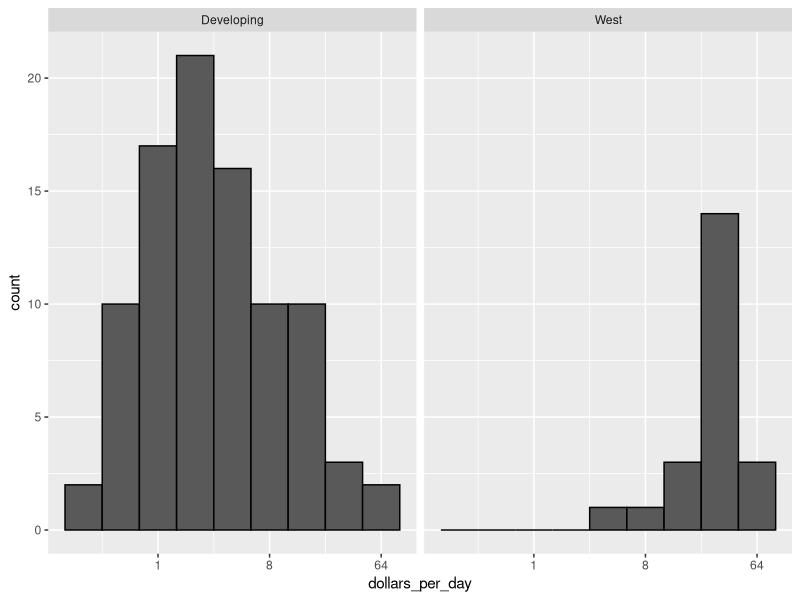
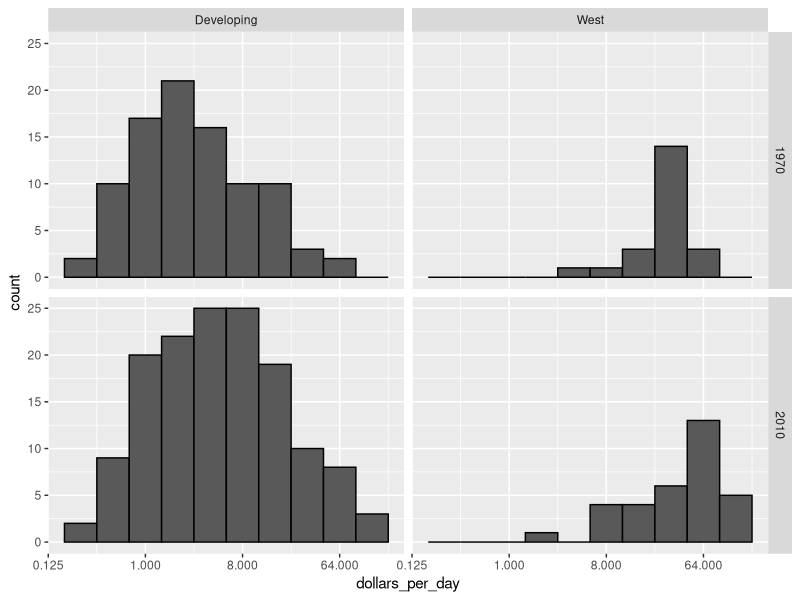
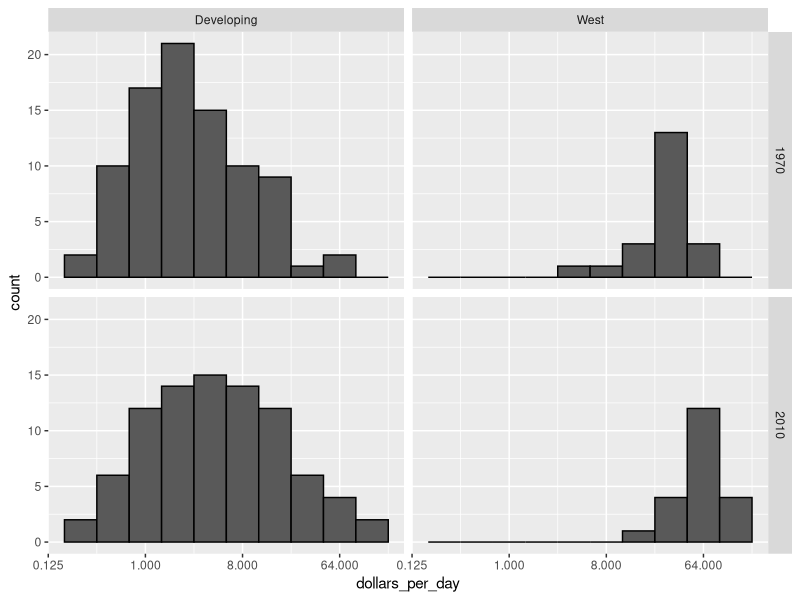
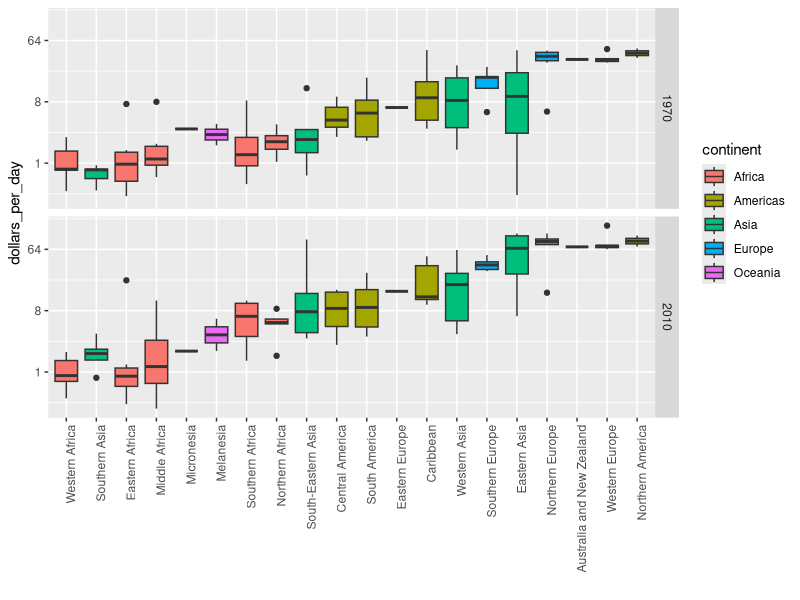
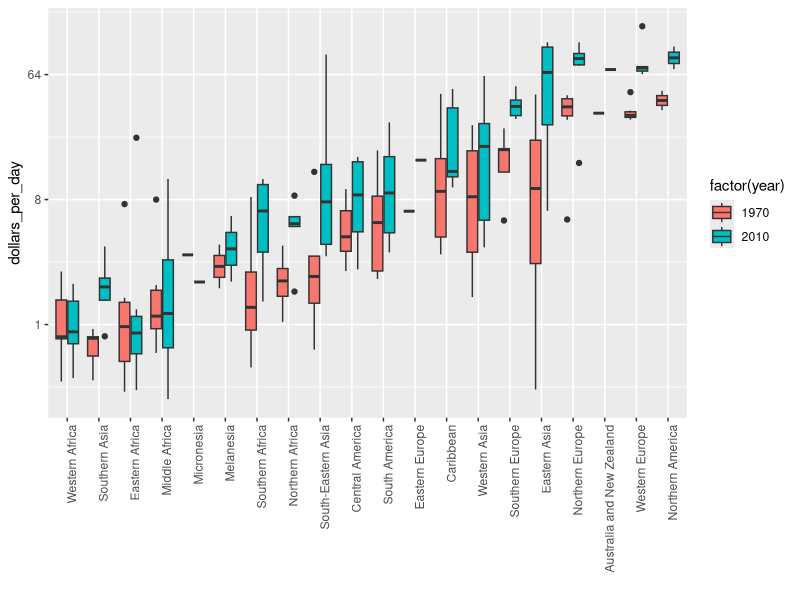
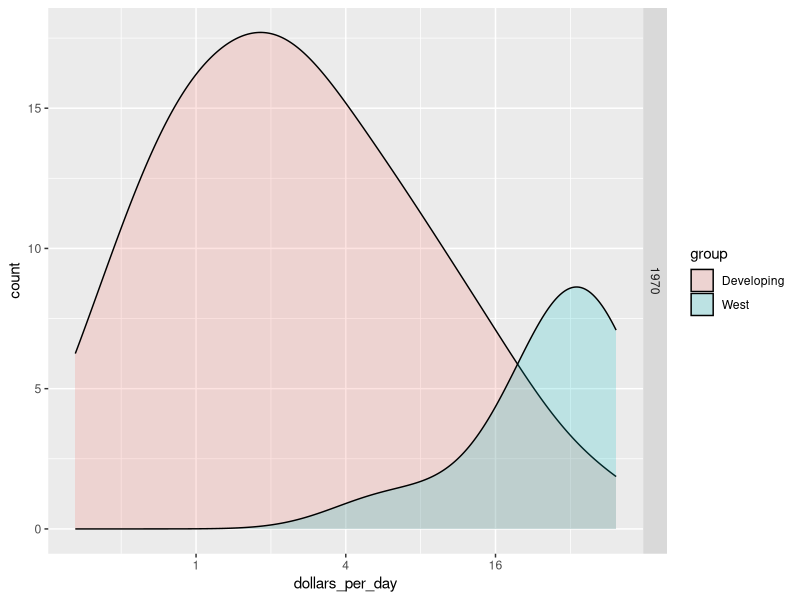
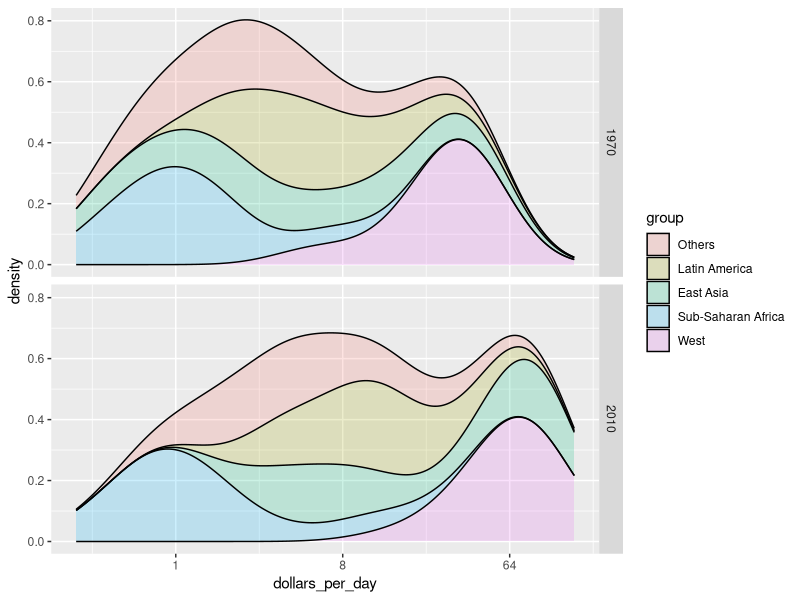
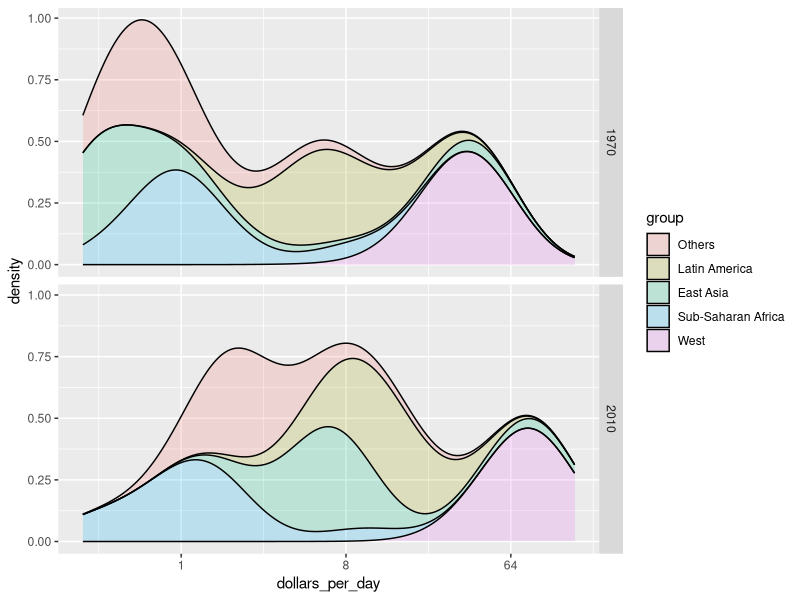

Generate these figures, in order, with R:
## ---- chunk 1
knitr::opts_chunk$set(echo = TRUE)
## ---- chunk 2

library(tidyverse)
library(dslabs)
data(gapminder)
## ---- chunk 3

gapminder <- gapminder %>%
    mutate(dollars_per_day = gdp/population/365)
past_year <- 1970

# define Western countries
west <- c("Western Europe", "Northern Europe", "Southern Europe", "Northern America", "Australia and New Zealand")

# facet by West vs devloping
gapminder %>%
    filter(year == past_year & !is.na(gdp)) %>%
    mutate(group = ifelse(region %in% west, "West", "Developing")) %>%
    ggplot(aes(dollars_per_day)) +
    geom_histogram(binwidth = 1, color = "black") +
    scale_x_continuous(trans = "log2") +
    facet_grid(. ~ group)

# facet by West/developing and year
present_year <- 2010
gapminder %>%
    filter(year %in% c(past_year, present_year) & !is.na(gdp)) %>%
    mutate(group = ifelse(region %in% west, "West", "Developing")) %>%
    ggplot(aes(dollars_per_day)) +
    geom_histogram(binwidth = 1, color = "black") +
    scale_x_continuous(trans = "log2") +
    facet_grid(year ~ group)
## ---- chunk 4

# define countries that have data available in both years
country_list_1 <- gapminder %>%
    filter(year == past_year & !is.na(dollars_per_day)) %>% .$country
    country_list_2 <- gapminder %>%
    filter(year == present_year & !is.na(dollars_per_day)) %>% .$country
    country_list <- intersect(country_list_1, country_list_2)

# make histogram including only countries with data available in both years
gapminder %>%
    filter(year %in% c(past_year, present_year) & country %in% country_list) %>%    # keep only selected countries
    mutate(group = ifelse(region %in% west, "West", "Developing")) %>%
    ggplot(aes(dollars_per_day)) +
    geom_histogram(binwidth = 1, color = "black") +
    scale_x_continuous(trans = "log2") +
    facet_grid(year ~ group)
## ---- chunk 5

p <- gapminder %>%
    filter(year %in% c(past_year, present_year) & country %in% country_list) %>%
    mutate(region = reorder(region, dollars_per_day, FUN = median)) %>%
    ggplot() +
    theme(axis.text.x = element_text(angle = 90, hjust = 1)) +
    xlab("") + scale_y_continuous(trans = "log2")
    
 p + geom_boxplot(aes(region, dollars_per_day, fill = continent)) +
     facet_grid(year ~ .)
 
 # arrange matching boxplots next to each other, colored by year
 p + geom_boxplot(aes(region, dollars_per_day, fill = factor(year)))
## ---- chunk 6

# smooth density plots - area under each curve adds to 1
gapminder %>%
    filter(year == past_year & country %in% country_list) %>%
    mutate(group = ifelse(region %in% west, "West", "Developing")) %>% group_by(group) %>%
    summarize(n = n()) %>% knitr::kable()

# smooth density plots - variable counts on y-axis
p <- gapminder %>%
    filter(year == past_year & country %in% country_list) %>%
    mutate(group = ifelse(region %in% west, "West", "Developing")) %>%
    ggplot(aes(dollars_per_day, y = ..count.., fill = group)) +
    scale_x_continuous(trans = "log2")
p + geom_density(alpha = 0.2, bw = 0.75) + facet_grid(year ~ .)
## ---- chunk 7

# add group as a factor, grouping regions
gapminder <- gapminder %>%
    mutate(group = case_when(
            .$region %in% west ~ "West",
            .$region %in% c("Eastern Asia", "South-Eastern Asia") ~ "East Asia",
            .$region %in% c("Caribbean", "Central America", "South America") ~ "Latin America",
            .$continent == "Africa" & .$region != "Northern Africa" ~ "Sub-Saharan Africa",
            TRUE ~ "Others"))

# reorder factor levels
gapminder <- gapminder %>%
    mutate(group = factor(group, levels = c("Others", "Latin America", "East Asia", "Sub-Saharan Africa", "West")))
## ---- chunk 8

# note you must redefine p with the new gapminder object first
p <- gapminder %>%
  filter(year %in% c(past_year, present_year) & country %in% country_list) %>%
    ggplot(aes(dollars_per_day, fill = group)) +
    scale_x_continuous(trans = "log2")

# stacked density plot
p + geom_density(alpha = 0.2, bw = 0.75, position = "stack") +
    facet_grid(year ~ .)
## ---- chunk 9

# weighted stacked density plot
gapminder %>%
    filter(year %in% c(past_year, present_year) & country %in% country_list) %>%
    group_by(year) %>%
    mutate(weight = population/sum(population*2)) %>%
    ungroup() %>%
    ggplot(aes(dollars_per_day, fill = group, weight = weight)) +
    scale_x_continuous(trans = "log2") +
    geom_density(alpha = 0.2, bw = 0.75, position = "stack") + facet_grid(year ~ .)
## ---- chunk 10
# add additional cases
gapminder <- gapminder %>%
    mutate(group = case_when(
        .$region %in% west ~ "The West",
        .$region %in% "Northern Africa" ~ "Northern Africa",
        .$region %in% c("Eastern Asia", "South-Eastern Asia") ~ "East Asia",
        .$region == "Southern Asia" ~ "Southern Asia",
        .$region %in% c("Central America", "South America", "Caribbean") ~ "Latin America",
        .$continent == "Africa" & .$region != "Northern Africa" ~ "Sub-Saharan Africa",
        .$region %in% c("Melanesia", "Micronesia", "Polynesia") ~ "Pacific Islands"))

# define a data frame with group average income and average infant survival rate
surv_income <- gapminder %>%
    filter(year %in% present_year & !is.na(gdp) & !is.na(infant_mortality) & !is.na(group)) %>%
    group_by(group) %>%
    summarize(income = sum(gdp)/sum(population)/365,
                        infant_survival_rate = 1 - sum(infant_mortality/1000*population)/sum(population))
surv_income %>% arrange(income)

# plot infant survival versus income, with transformed axes
surv_income %>% ggplot(aes(income, infant_survival_rate, label = group, color = group)) +
    scale_x_continuous(trans = "log2", limit = c(0.25, 150)) +
    scale_y_continuous(trans = "logit", limit = c(0.875, .9981),
                                       breaks = c(.85, .90, .95, .99, .995, .998)) +
    geom_label(size = 3, show.legend = FALSE) 
